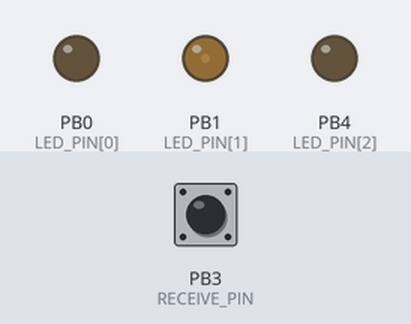
Simulated run of this sketch. Board: ATtiny85, built with avr-gcc and run on an emulated ATtiny85. Shown: output pins drawn as LEDs (lit = HIGH). The inputs (shaded band) are chosen by the test bench; at power-on: PB3 (RECEIVE_PIN) HIGH. Random numbers use the default seed unless the sketch sets one.

Above: at 1.2 s.
1.3 s: PB3 (RECEIVE_PIN) pulled LOW for 1 s
At 1.45 s:
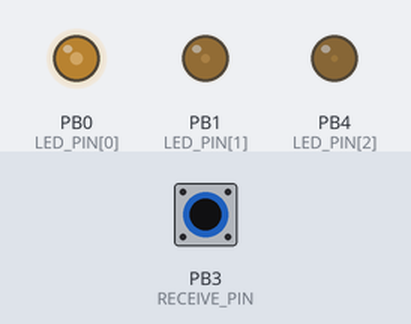
4.3 s: PB3 (RECEIVE_PIN) pulled LOW for 3.2 s
At 4.72 s:
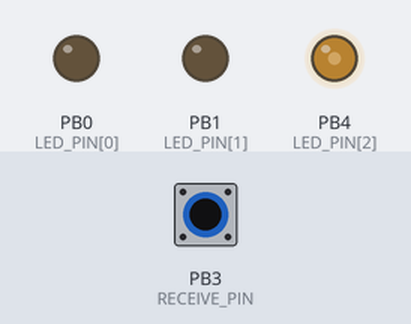
9.0 s: PB3 (RECEIVE_PIN) pulled LOW for 3.2 s
13.7 s: PB3 (RECEIVE_PIN) pulled LOW for 3.2 s
At 14.19 s:
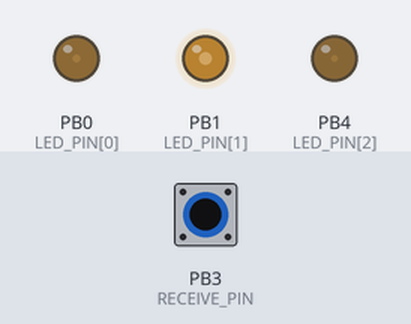
Timing chart, 0 to 14.6 s (numbered marks = the images above; inputs shaded):
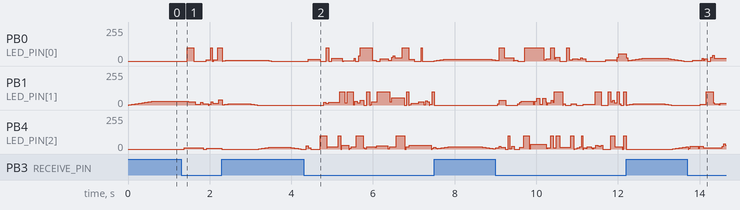

Measured:
- after the input at 13.7 s, PB0 (LED_PIN[0]): 0/255 → 5/255 after 0.13 s, → 18/255 0.24 s later, → 0/255 0.12 s later, → 22/255 0.08 s later; PB1 (LED_PIN[1]): 0/255 → 6/255 after 0.31 s, → 100/255 0.15 s later, → 8/255 0.18 s later, → 12/255 0.13 s later

The sketch:

pfopbadge_touch.ino
```cpp
#define NUM_LEDS 3
const int LED_PIN[] = {0, 1, 4};


// ================== GENERAL VARS ================== //

// target led pwm level
#define BRIGHTNESS_MAX 30
#define BRIGHTNESS_MIN 5
// time spent at brightness
#define ON_DELAY_MAX 1000
#define ON_DELAY_MIN 100
// time before next led fade on
#define INTERVAL_MAX 3000
#define INTERVAL_MIN 1000
// fade speed
#define FADE_DELAY 20

// active == being touched
boolean active = false;

long timer;

int pwm[NUM_LEDS];
int brightness[NUM_LEDS];

// random twinkling during passive state
long led_timer[NUM_LEDS];
int on_delay[NUM_LEDS];
int interval;
int led_index; // "current" led in pattern
// individual led states
int led_state[NUM_LEDS];
  // -1 = led off, inactive
  // 0 = led off, waiting to fade on
  // 1 = fading led on
  // 2 = led at brightness, waiting to fade off
  // 3 = fading led off


// =================== TOUCH VARS =================== //

#define SEND_PIN 2
#define RECEIVE_PIN 3
#define SAMPLES 15
#define THRESHOLD 45
#define TOUCH_BRIGHTNESS_MAX 100
#define FLICKER_RATE 30
#define PULSE_SPEED_DECAY 0.95

#include <CapacitiveSensor.h>
CapacitiveSensor cap1 = CapacitiveSensor(SEND_PIN, RECEIVE_PIN);

// store touch capacitance readings
long touch;

float touch_brightness;
float touch_pulse_speed;
boolean touch_fade_in; // toggle pulsing between fade in and fade out


void setup() {

  for(int i=0; i<NUM_LEDS; i++) {
    pinMode(LED_PIN[i], OUTPUT);
  }
  init_leds();

  twinkling_init();
}


void loop() {

  update_leds();

  touch = cap1.capacitiveSensor(SAMPLES);

  if(!active && touch > THRESHOLD) {
    timer = millis();
    active = true;
    init_leds();
    touch_brightness = TOUCH_BRIGHTNESS_MAX;
    touch_pulse_speed = touch_brightness;
    touch_fade_in = false;
  } else if (active && touch <= THRESHOLD) {
    active = false;
    twinkling_init();
  }

  if(!active) { // leds are twinkling slowly

    long now = millis();

    for(int i=0; i<NUM_LEDS; i++) {
      switch(led_state[i]) {

        case 0: // led off, waiting to fade on
          if(now - led_timer[i] > interval) {
            led_state[i] = 1;
            led_timer[i] = now;
            led_init(i);
            led_timer[i] = now;
          }
          break;

        case 1: // fading led on
          if(now - led_timer[i] > FADE_DELAY) {
            pwm[i]++;
            if(pwm[i] > brightness[i]) {
              pwm[i] = brightness[i];
              led_state[i] = 2;
            }
            led_timer[i] = now;
          }
          break;

        case 2: // led at brightness, waiting to fade off
          if(now - led_timer[i] > on_delay[i]) {
            led_state[i] = 3;
            led_timer[i] = now;
          }
          break;

        case 3: // fading led off
          if(now - led_timer[i] > FADE_DELAY) {
            pwm[i]--;
            if(pwm[i] < 0) {
              pwm[i] = 0;
              led_state[i] = -1;
              init_next_led();
            }
            led_timer[i] = now;
          }
          break;

      }
    }

  } else { // leds are flickering randomly (brownian motion)

    for(int i=0; i<NUM_LEDS; i++) {
      pwm[i] += random(-FLICKER_RATE, FLICKER_RATE);
      pwm[i] = constrain(pwm[i], 0, TOUCH_BRIGHTNESS_MAX);
    }

    // I quite liked this pulsing effect, but wasn't able to make space for it on the attiny45 alongside the capsense lib
    /*
    if(!touch_fade_in) {
      touch_brightness -= touch_pulse_speed;
      if(touch_brightness < 0) {
        touch_brightness = 0;
        touch_fade_in = true;
        touch_pulse_speed *= PULSE_SPEED_DECAY;
      }
    } else {
      touch_brightness += touch_pulse_speed;
      if(touch_brightness >= TOUCH_BRIGHTNESS_MAX) {
        touch_brightness = TOUCH_BRIGHTNESS_MAX;
        touch_fade_in = false;
        touch_pulse_speed *= PULSE_SPEED_DECAY;

      }
    }
    */
  }

}


void init_leds() {
  for(int i=0; i<NUM_LEDS; i++) {
    pwm[i] = 0;
    digitalWrite(LED_PIN[i], LOW);
  }

}

void update_leds() {
  for(int i=0; i<NUM_LEDS; i++) {
    if(pwm[i] > 0) {
      analogWrite(LED_PIN[i], pwm[i]);
    } else {
      digitalWrite(LED_PIN[i], LOW);
    }
  }
}

void twinkling_init() {
  interval = random(INTERVAL_MIN, INTERVAL_MAX);
  for(int i=0; i<NUM_LEDS; i++) {
    led_state[i] = -1;
  }
  led_index = floor(random(0,3));
  led_init(led_index);
  init_next_led();
  timer = millis();
  init_leds();
}

void led_init(int led) {
  led_state[led] = 1;
  brightness[led] = random(BRIGHTNESS_MIN, BRIGHTNESS_MAX);
  on_delay[led] = random(ON_DELAY_MIN, ON_DELAY_MAX);
}

void init_next_led() {
  if(random(0,2) > 0) {
    led_index++;
  } else {
    led_index--;
  }
  if(led_index<0) {
    led_index = NUM_LEDS -1;
  } else {
    led_index %= NUM_LEDS;
  }
  if(led_state[led_index] == -1) {
    led_state[led_index] = 0;
    interval = random(INTERVAL_MIN, INTERVAL_MAX);
  } else {
    init_next_led();
  }
}
```
